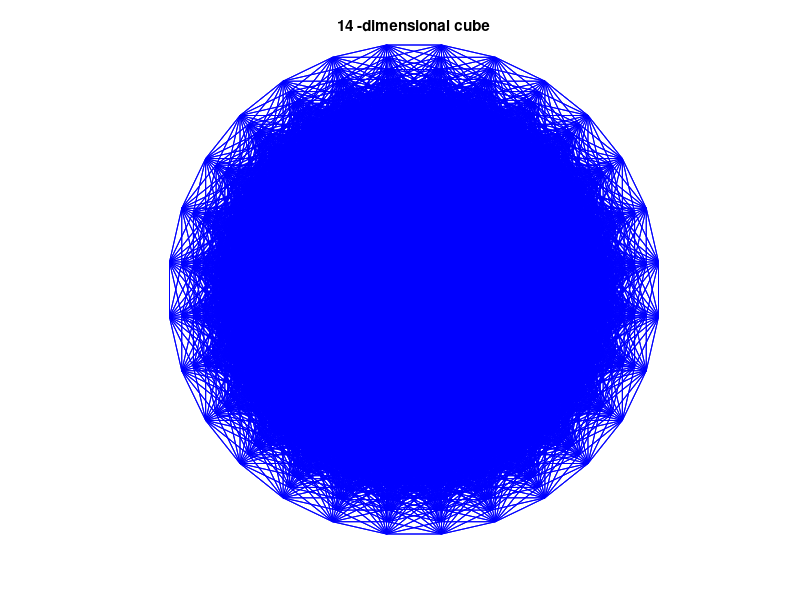

The MATLAB script that drew this image:
figure
pause(3)
for n=1:14
A=sparse([],[],[],2^n,2^n,2^(n+1));
V=[0 0];
for k=1:n
t=2^(k-1);
s=1:t;
A(t+s,t+s)=A(s,s);
A(t+s,s)=eye(t);
A(s,t+s)=eye(t);
V(t+s,1)=V(s,1)+cos(k*pi/n);
V(t+s,2)=V(s,2)+sin(k*pi/n);
end;
gplot(A,V,'b');
set(gcf, 'color', [1 1 1])
axis('equal','off');
title([int2str(n) ' -dimensional cube'], ...
   'HorizontalAlignment','center');
pause(1)
clc; clear all;
end